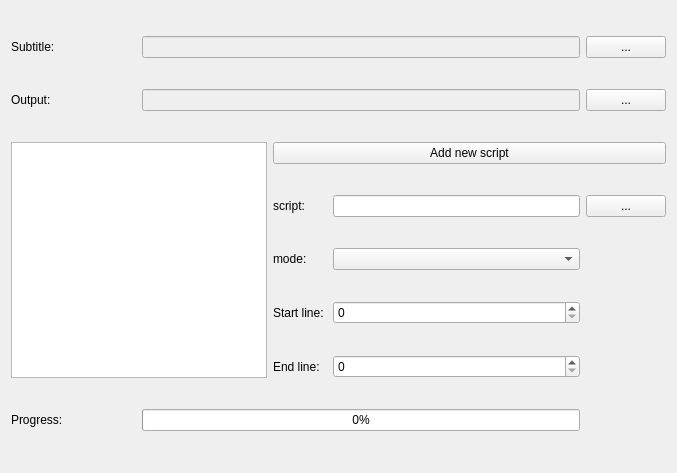
<?xml version="1.0" encoding="UTF-8"?>
<ui version="4.0">
 <class>MainPanel</class>
 <widget class="QWidget" name="MainPanel">
  <property name="geometry">
   <rect>
    <x>0</x>
    <y>0</y>
    <width>677</width>
    <height>473</height>
   </rect>
  </property>
  <property name="windowTitle">
   <string>Form</string>
  </property>
  <layout class="QGridLayout" name="gridLayout">
   <item row="6" column="2">
    <widget class="QLabel" name="label_2">
     <property name="text">
      <string>script: </string>
     </property>
    </widget>
   </item>
   <item row="7" column="3">
    <widget class="QComboBox" name="mode"/>
   </item>
   <item row="0" column="4">
    <widget class="QPushButton" name="browseSubBtn">
     <property name="text">
      <string>...</string>
     </property>
    </widget>
   </item>
   <item row="6" column="4">
    <widget class="QPushButton" name="browseScriptBtn">
     <property name="text">
      <string>...</string>
     </property>
    </widget>
   </item>
   <item row="5" column="0" rowspan="5" colspan="2">
    <widget class="QListWidget" name="scriptList"/>
   </item>
   <item row="11" column="1" colspan="3">
    <widget class="QProgressBar" name="progressBar">
     <property name="value">
      <number>0</number>
     </property>
    </widget>
   </item>
   <item row="3" column="1" colspan="3">
    <widget class="QLineEdit" name="outputPath">
     <property name="enabled">
      <bool>false</bool>
     </property>
    </widget>
   </item>
   <item row="8" column="3">
    <widget class="QSpinBox" name="startLine"/>
   </item>
   <item row="7" column="2">
    <widget class="QLabel" name="label_4">
     <property name="text">
      <string>mode: </string>
     </property>
    </widget>
   </item>
   <item row="8" column="2">
    <widget class="QLabel" name="label_5">
     <property name="text">
      <string>Start line: </string>
     </property>
    </widget>
   </item>
   <item row="6" column="3">
    <widget class="QLineEdit" name="scriptPath"/>
   </item>
   <item row="11" column="0">
    <widget class="QLabel" name="label_7">
     <property name="text">
      <string>Progress: </string>
     </property>
    </widget>
   </item>
   <item row="5" column="2" colspan="3">
    <widget class="QPushButton" name="addNewScriptBtn">
     <property name="text">
      <string>Add new script</string>
     </property>
    </widget>
   </item>
   <item row="3" column="4">
    <widget class="QPushButton" name="browseOutputBtn">
     <property name="text">
      <string>...</string>
     </property>
    </widget>
   </item>
   <item row="9" column="2">
    <widget class="QLabel" name="label_6">
     <property name="text">
      <string>End line: </string>
     </property>
    </widget>
   </item>
   <item row="9" column="3">
    <widget class="QSpinBox" name="endLine"/>
   </item>
   <item row="0" column="1" colspan="3">
    <widget class="QLineEdit" name="subPath">
     <property name="enabled">
      <bool>false</bool>
     </property>
    </widget>
   </item>
   <item row="3" column="0">
    <widget class="QLabel" name="label_3">
     <property name="text">
      <string>Output: </string>
     </property>
    </widget>
   </item>
   <item row="0" column="0">
    <widget class="QLabel" name="label">
     <property name="text">
      <string>Subtitle: </string>
     </property>
    </widget>
   </item>
  </layout>
 </widget>
 <resources/>
 <connections/>
</ui>
